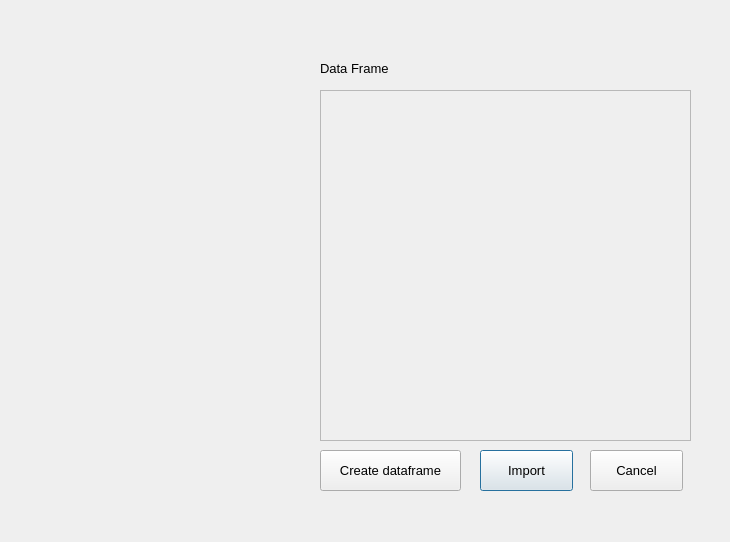
<?xml version="1.0" encoding="UTF-8"?>
<ui version="4.0">
 <class>Dialog</class>
 <widget class="QDialog" name="Dialog">
  <property name="geometry">
   <rect>
    <x>0</x>
    <y>0</y>
    <width>730</width>
    <height>542</height>
   </rect>
  </property>
  <property name="windowTitle">
   <string>Dialog</string>
  </property>
  <widget class="QScrollArea" name="df_area">
   <property name="geometry">
    <rect>
     <x>320</x>
     <y>90</y>
     <width>371</width>
     <height>351</height>
    </rect>
   </property>
   <property name="font">
    <font>
     <family>Cordia New</family>
     <pointsize>10</pointsize>
    </font>
   </property>
   <property name="widgetResizable">
    <bool>true</bool>
   </property>
   <widget class="QWidget" name="widget">
    <property name="geometry">
     <rect>
      <x>0</x>
      <y>0</y>
      <width>369</width>
      <height>349</height>
     </rect>
    </property>
   </widget>
  </widget>
  <widget class="QLabel" name="label_3">
   <property name="geometry">
    <rect>
     <x>320</x>
     <y>60</y>
     <width>121</width>
     <height>16</height>
    </rect>
   </property>
   <property name="font">
    <font>
     <pointsize>10</pointsize>
    </font>
   </property>
   <property name="text">
    <string>Data Frame</string>
   </property>
  </widget>
  <widget class="QPushButton" name="importButton">
   <property name="geometry">
    <rect>
     <x>480</x>
     <y>450</y>
     <width>93</width>
     <height>41</height>
    </rect>
   </property>
   <property name="font">
    <font>
     <pointsize>10</pointsize>
    </font>
   </property>
   <property name="text">
    <string>Import</string>
   </property>
  </widget>
  <widget class="QPushButton" name="exec_btn">
   <property name="geometry">
    <rect>
     <x>320</x>
     <y>450</y>
     <width>141</width>
     <height>41</height>
    </rect>
   </property>
   <property name="font">
    <font>
     <pointsize>10</pointsize>
    </font>
   </property>
   <property name="text">
    <string>Create dataframe</string>
   </property>
  </widget>
  <widget class="QPushButton" name="cancelButton">
   <property name="geometry">
    <rect>
     <x>590</x>
     <y>450</y>
     <width>93</width>
     <height>41</height>
    </rect>
   </property>
   <property name="font">
    <font>
     <pointsize>10</pointsize>
    </font>
   </property>
   <property name="text">
    <string>Cancel</string>
   </property>
  </widget>
  <widget class="QLabel" name="file_label">
   <property name="geometry">
    <rect>
     <x>60</x>
     <y>15</y>
     <width>631</width>
     <height>21</height>
    </rect>
   </property>
   <property name="font">
    <font>
     <pointsize>10</pointsize>
     <weight>75</weight>
     <bold>true</bold>
    </font>
   </property>
   <property name="text">
    <string/>
   </property>
  </widget>
  <widget class="QWidget" name="wdg" native="true">
   <property name="geometry">
    <rect>
     <x>20</x>
     <y>60</y>
     <width>281</width>
     <height>341</height>
    </rect>
   </property>
  </widget>
 </widget>
 <resources/>
 <connections/>
</ui>
